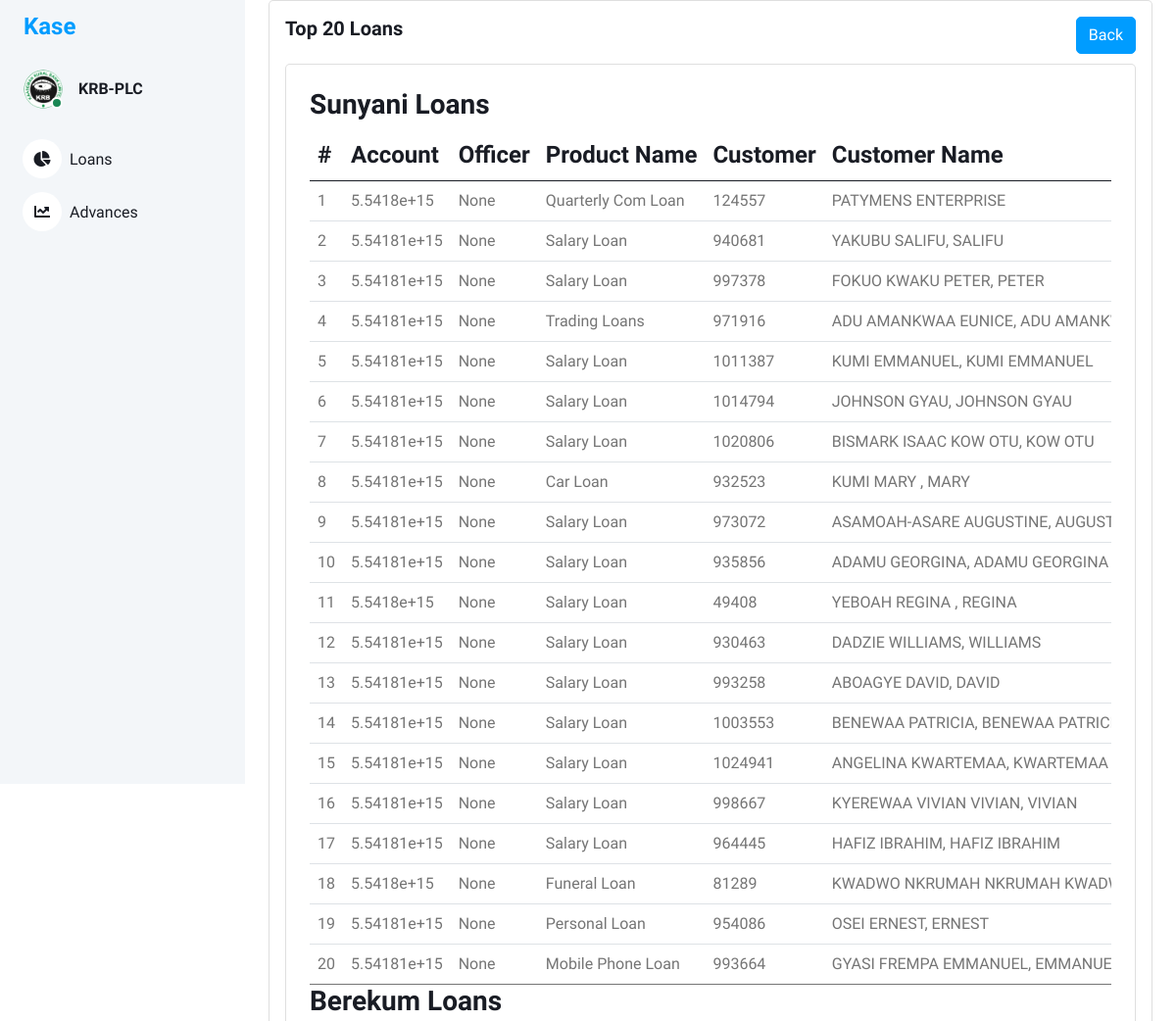
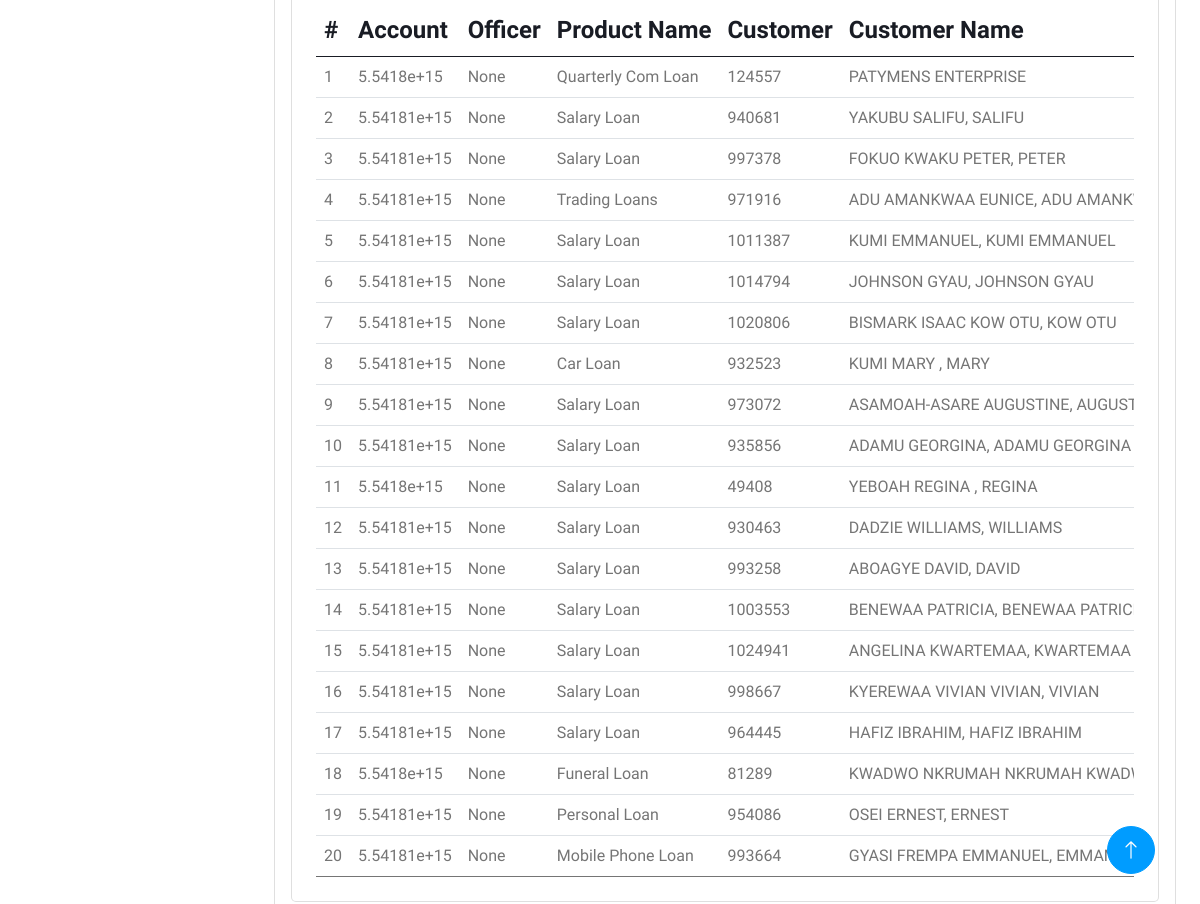
Screenshot of /top_loans/1 with the database file from the repository (2 pictures, top to bottom).
### models/loan_classification_files.py (models this page shows, shortened)
class LoanClassificationFiles(db.Model):
    id = db.Column(db.Integer, primary_key=True)
    branch_name = db.Column(db.String(100), nullable=False)
    loan_class_id = db.Column(db.String(100), nullable=True)
    filename = db.Column(db.String(100), nullable=True)

### models/loan_classification_items.py (models this page shows, shortened)
class LoanClassificationItems(db.Model):
    id = db.Column(db.Integer, primary_key=True)
    loan_class_file_id = db.Column(db.String(100), nullable=False)
    arrangement = db.Column(db.String(100), nullable=True)
    application_id = db.Column(db.String(100), nullable=True)
    company_branch = db.Column(db.String(100), nullable=True)
    account = db.Column(db.String(100), nullable=True)
    officer = db.Column(db.String(100), nullable=True)
    product_name = db.Column(db.String(100), nullable=True)
    customer = db.Column(db.String(100), nullable=True)
    customer_name = db.Column(db.String(100), nullable=True)
    opening_date = db.Column(db.String(100), nullable=True)
    first_pay_date = db.Column(db.String(100), nullable=True)
    maturity_date = db.Column(db.String(100), nullable=True)
    term = db.Column(db.String(100), nullable=True)
    ccy = db.Column(db.String(100), nullable=True)
    commitment = db.Column(db.String(100), nullable=True)
    principal = db.Column(db.String(100), nullable=True)
    due_date = db.Column(db.String(100), nullable=True)
    overdue = db.Column(db.String(100), nullable=True)
    resch_id = db.Column(db.String(100), nullable=True)
    status = db.Column(db.String(100), nullable=True)

### views/loan_classification.py (the view)
@bp.route('/top_loans/<int:id>')
def top_loans(id):
    top_loans = {}
    loan_classification_uploads = LoanClassificationFiles.query.filter_by(loan_class_id=id).all()
    for classification in loan_classification_uploads:
        branch_name = classification.branch_name
        if branch_name not in top_loans:
            top_loans[branch_name] = []
        top_loan_items = LoanClassificationItems.query.filter_by(loan_class_file_id=classification.id).limit(20).all()
        sorted_loan_items = sorted(top_loan_items, key=lambda item: parse_principal(item.principal), reverse=True)
        top_loans[branch_name].extend(sorted_loan_items)
    return render_template('top_loans.html',id=id,top_loans=top_loans)

### views/loan_classification.py (called while the page is built)
def parse_principal(principal_str):
    try:
        return float(principal_str.replace(',', ''))
    except ValueError:
        return 0.0

### templates/top_loans.html (shortened to what this page needs)
<!DOCTYPE html>
<html lang="en">
<head>
    <link href="https://cdnjs.cloudflare.com/ajax/libs/font-awesome/5.10.0/css/all.min.css" rel="stylesheet">
    <link href="https://cdn.jsdelivr.net/npm/bootstrap-icons@1.4.1/font/bootstrap-icons.css" rel="stylesheet">
    <link href="{{ url_for('static', filename='lib/owlcarousel/assets/owl.carousel.min.css') }}" rel="stylesheet">
    <link href="{{ url_for('static', filename='lib/tempusdominus/css/tempusdominus-bootstrap-4.min.css') }}"
        rel="stylesheet" />
    <link href="{{ url_for('static',filename='css/bootstrap.min.css') }}" rel="stylesheet">
    <link href="{{ url_for('static', filename='css/style.css') }}" rel="stylesheet">
</head>
<body>
    <div class="container-xxl position-relative bg-white d-flex p-0">
        <div class="sidebar pe-4 pb-3">
            <nav class="navbar bg-light navbar-light">
                <a href="{{ url_for('main.index') }}" class="navbar-brand mx-4 mb-3">
                    <h4 class="text-primary">Kase</h4>
                </a>
                <div class="d-flex align-items-center ms-4 mb-4">
                    <div class="position-relative">
                        <img class="rounded-circle" src="{{ url_for('static',filename='img/krblogoBig.png') }}" alt=""
                            style="width: 40px; height: 40px;">
                        <div
                            class="bg-success rounded-circle border border-2 border-white position-absolute end-0 bottom-0 p-1">
                        </div>
                    </div>
                    <div class="ms-3">
                        <h6 class="mb-0">KRB-PLC</h6>
                    </div>
                </div>
                <div class="navbar-nav w-100">
                    <a href="{{ url_for('main.index') }}" class="nav-item nav-link"><i
                            class="fa fa-chart-pie me-2"></i>Loans
                    </a>
                    <a href="{{ url_for('returns.returns') }}" class="nav-item nav-link"><i
                            class="fa fa-chart-line me-2"></i>Advances</a>
                </div>
            </nav>
        </div>
        <div class="content">
            <div class="container-fluid">
                <div class="container-fluid">
                    <div class="card">
                        <div class="card-body">
                            <div class="d-flex justify-content-between">
                                <div>
                                    <h5 class="card-title fw-semibold mb-4">Top 20 Loans</h5>
                                </div>
                                <div>
                                    <a href="{{ url_for('loan_classification.loan_classification_uploads', id=id )}}"
                                        class="btn btn-primary">Back</a>
                                </div>
                            </div>
                            <div class="card w-100">
                                <div class="card-body p-4">
                                    <div class="table-responsive">
                                        {% for branch, loans in top_loans.items() %}
                                        <h3>{{ branch }} Loans</h3>
                                        <table class="table text-nowrap mb-0 align-middle">
                                            <thead class="text-dark fs-4">
                                                <tr>
                                                    <th>#</th>
                                                    <th>Account</th>
                                                    <th>Officer</th>
                                                    <th>Product Name</th>
                                                    <th>Customer</th>
                                                    <th>Customer Name</th>
                                                </tr>
                                            </thead>
                                            <tbody>
                                                {% for loan in loans %}
                                                <tr>
                                                    <td>{{ loop.index }}</td>
                                                    <td>{{ loan.account }}</td>
                                                    <td>{{ loan.officer }}</td>
                                                    <td>{{ loan.product_name }}</td>
                                                    <td>{{ loan.customer }}</td>
                                                    <td>{{ loan.customer_name }}</td>
                                                </tr>
                                                {% endfor %}
                                            </tbody>
                                        </table>
                                        {% endfor %}
                                    </div>
                                </div>
                            </div>
                        </div>
                    </div>
                </div>
            </div>
            <a href="#" class="btn btn-lg btn-primary btn-lg-square back-to-top"><i class="bi bi-arrow-up"></i></a>
        </div>
    </div>
</body>
</html>

### static/css/style.css (style rules this page uses)
:root { --primary: #009CFF; --light: #F3F6F9; --dark: #191C24; }
.back-to-top { position: fixed; display: none; right: 45px; bottom: 45px; z-index: 99; }
.btn { transition: .5s; }
.btn.btn-primary { color: #FFFFFF; }
.btn-lg-square { width: 48px; height: 48px; }
.btn-square, .btn-sm-square, .btn-lg-square { padding: 0; display: inline-flex; align-items: center; justify-content: center; font-weight: normal; border-radius: 50px; }
.sidebar { position: fixed; top: 0; left: 0; bottom: 0; width: 250px; height: 100vh; overflow-y: auto; background: var(--light); transition: 0.5s; z-index: 999; }
.content { margin-left: 250px; min-height: 100vh; background: #FFFFFF; transition: 0.5s; }
@media (min-width: 992px) { .sidebar { margin-left: 0; } }
@media (min-width: 992px) { .content { width: calc(100% - 250px); } }
.sidebar .navbar .navbar-nav .nav-link { padding: 7px 20px; color: var(--dark); font-weight: 500; border-left: 3px solid var(--light); border-radius: 0 30px 30px 0; outline: none; }
.sidebar .navbar .navbar-nav .nav-link i { width: 40px; height: 40px; display: inline-flex; align-items: center; justify-content: center; background: #FFFFFF; border-radius: 40px; }

### rows the page displays
LoanClassificationFiles: branch_name "Sunyani"
LoanClassificationItems: account "5.5418e+15", officer "None", product_name "Quarterly Com Loan", customer "124557", customer_name "PATYMENS ENTERPRISE"
LoanClassificationItems: account "5.54181e+15", officer "None", product_name "Salary Loan", customer "940681", customer_name "YAKUBU SALIFU, SALIFU"
LoanClassificationItems: account "5.54181e+15", officer "None", product_name "Salary Loan", customer "997378", customer_name "FOKUO KWAKU PETER, PETER"
LoanClassificationItems: account "5.54181e+15", officer "None", product_name "Trading Loans", customer "971916", customer_name "ADU AMANKWAA EUNICE, ADU…"
LoanClassificationItems: account "5.54181e+15", officer "None", product_name "Salary Loan", customer "1011387", customer_name "KUMI EMMANUEL, KUMI EMMANUEL"
LoanClassificationItems: account "5.54181e+15", officer "None", product_name "Salary Loan", customer "1014794", customer_name "JOHNSON GYAU, JOHNSON GYAU"
LoanClassificationItems: account "5.54181e+15", officer "None", product_name "Salary Loan", customer "1020806", customer_name "BISMARK ISAAC KOW OTU, KOW OTU"
LoanClassificationItems: account "5.54181e+15", officer "None", product_name "Car Loan", customer "932523", customer_name "KUMI MARY , MARY"
LoanClassificationItems: account "5.54181e+15", officer "None", product_name "Salary Loan", customer "973072", customer_name "ASAMOAH-ASARE AUGUSTINE,…"
LoanClassificationItems: account "5.54181e+15", officer "None", product_name "Salary Loan", customer "935856", customer_name "ADAMU GEORGINA, ADAMU GEORGINA"
LoanClassificationItems: account "5.5418e+15", officer "None", product_name "Salary Loan", customer "49408", customer_name "YEBOAH REGINA , REGINA"
LoanClassificationItems: account "5.54181e+15", officer "None", product_name "Salary Loan", customer "930463", customer_name "DADZIE WILLIAMS, WILLIAMS"
LoanClassificationItems: account "5.54181e+15", officer "None", product_name "Salary Loan", customer "993258", customer_name "ABOAGYE DAVID, DAVID"
LoanClassificationItems: account "5.54181e+15", officer "None", product_name "Salary Loan", customer "1003553", customer_name "BENEWAA PATRICIA, BENEWAA…"
LoanClassificationItems: account "5.54181e+15", officer "None", product_name "Salary Loan", customer "1024941", customer_name "ANGELINA KWARTEMAA, KWARTEMAA"
LoanClassificationItems: account "5.54181e+15", officer "None", product_name "Salary Loan", customer "998667", customer_name "KYEREWAA VIVIAN VIVIAN, VIVIAN"
LoanClassificationItems: account "5.54181e+15", officer "None", product_name "Salary Loan", customer "964445", customer_name "HAFIZ IBRAHIM, HAFIZ IBRAHIM"
LoanClassificationItems: account "5.5418e+15", officer "None", product_name "Funeral Loan", customer "81289", customer_name "KWADWO NKRUMAH NKRUMAH…"
LoanClassificationItems: account "5.54181e+15", officer "None", product_name "Personal Loan", customer "954086", customer_name "OSEI ERNEST, ERNEST"
LoanClassificationItems: account "5.54181e+15", officer "None", product_name "Mobile Phone Loan", customer "993664", customer_name "GYASI FREMPA EMMANUEL,…"
LoanClassificationFiles: branch_name "Berekum"
LoanClassificationItems: account "5.5418e+15", officer "None", product_name "Quarterly Com Loan", customer "124557", customer_name "PATYMENS ENTERPRISE"
LoanClassificationItems: account "5.54181e+15", officer "None", product_name "Salary Loan", customer "940681", customer_name "YAKUBU SALIFU, SALIFU"
LoanClassificationItems: account "5.54181e+15", officer "None", product_name "Salary Loan", customer "997378", customer_name "FOKUO KWAKU PETER, PETER"
LoanClassificationItems: account "5.54181e+15", officer "None", product_name "Trading Loans", customer "971916", customer_name "ADU AMANKWAA EUNICE, ADU…"
LoanClassificationItems: account "5.54181e+15", officer "None", product_name "Salary Loan", customer "1011387", customer_name "KUMI EMMANUEL, KUMI EMMANUEL"
LoanClassificationItems: account "5.54181e+15", officer "None", product_name "Salary Loan", customer "1014794", customer_name "JOHNSON GYAU, JOHNSON GYAU"
LoanClassificationItems: account "5.54181e+15", officer "None", product_name "Salary Loan", customer "1020806", customer_name "BISMARK ISAAC KOW OTU, KOW OTU"
LoanClassificationItems: account "5.54181e+15", officer "None", product_name "Car Loan", customer "932523", customer_name "KUMI MARY , MARY"
LoanClassificationItems: account "5.54181e+15", officer "None", product_name "Salary Loan", customer "973072", customer_name "ASAMOAH-ASARE AUGUSTINE,…"
LoanClassificationItems: account "5.54181e+15", officer "None", product_name "Salary Loan", customer "935856", customer_name "ADAMU GEORGINA, ADAMU GEORGINA"
LoanClassificationItems: account "5.5418e+15", officer "None", product_name "Salary Loan", customer "49408", customer_name "YEBOAH REGINA , REGINA"
LoanClassificationItems: account "5.54181e+15", officer "None", product_name "Salary Loan", customer "930463", customer_name "DADZIE WILLIAMS, WILLIAMS"
LoanClassificationItems: account "5.54181e+15", officer "None", product_name "Salary Loan", customer "993258", customer_name "ABOAGYE DAVID, DAVID"
LoanClassificationItems: account "5.54181e+15", officer "None", product_name "Salary Loan", customer "1003553", customer_name "BENEWAA PATRICIA, BENEWAA…"
LoanClassificationItems: account "5.54181e+15", officer "None", product_name "Salary Loan", customer "1024941", customer_name "ANGELINA KWARTEMAA, KWARTEMAA"
LoanClassificationItems: account "5.54181e+15", officer "None", product_name "Salary Loan", customer "998667", customer_name "KYEREWAA VIVIAN VIVIAN, VIVIAN"
LoanClassificationItems: account "5.54181e+15", officer "None", product_name "Salary Loan", customer "964445", customer_name "HAFIZ IBRAHIM, HAFIZ IBRAHIM"
LoanClassificationItems: account "5.5418e+15", officer "None", product_name "Funeral Loan", customer "81289", customer_name "KWADWO NKRUMAH NKRUMAH…"
LoanClassificationItems: account "5.54181e+15", officer "None", product_name "Personal Loan", customer "954086", customer_name "OSEI ERNEST, ERNEST"
LoanClassificationItems: account "5.54181e+15", officer "None", product_name "Mobile Phone Loan", customer "993664", customer_name "GYASI FREMPA EMMANUEL,…"
